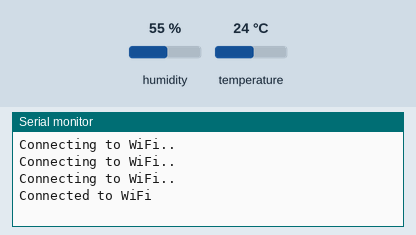
A sketch run on a simulated ESP32. Parts: the last lines printed to the serial monitor. The test bench sets the inputs (shaded band); at power-on: humidity 55 %, temperature 24 °C. WiFi joins after 1.5 s; servers stay silent unless stated.

Above: at 3.0 s.
3.1 s: humidity set to 22 %
At 4.5 s:
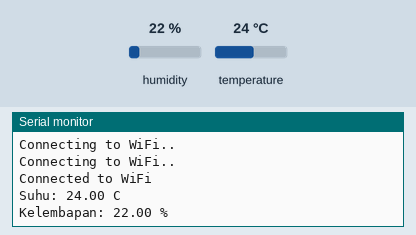
5.3 s: temperature set to 12 °C
At 6.3 s:
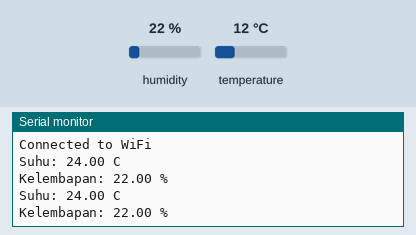
6.8 s: humidity set to 40 %
At 8.7 s:
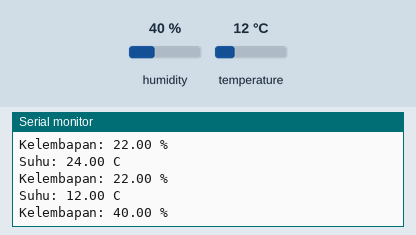

The sketch:

JOB1_3.ino
```cpp
#include <WiFi.h>
#include <WifiClient.h>
#define BLYNK_TEMPLATE_ID "TMPL6loBsuyT2"
#define BLYNK_TEMPLATE_NAME "aoe8w"

#include <BlynkSimpleEsp32.h>
#include <DHT.h>

char ssid[] = "p";
char pass[] = "pake nanya";
char auth[] = "cLrYmvTYv5E3xJHDX1eI1Vte6n8aTht5";

#define DHTPIN 14
#define DHTTYPE DHT11

DHT dht(DHTPIN, DHTTYPE);

BlynkTimer timer;

void sendSensor(){
  float h = dht.readHumidity();
  float t = dht.readTemperature();

  Serial.print("Suhu: ");
  Serial.print(t);
  Serial.println(" C");
  Serial.print("Kelembapan: ");
  Serial.print(h);
  Serial.println(" %");

  Blynk.virtualWrite(V3, t);
  Blynk.virtualWrite(V4, h);
}

void setup() {
  // put your setup code here, to run once:
  Serial.begin(9600);

  WiFi.begin(ssid, pass);
  while (WiFi.status() != WL_CONNECTED){
    delay(500);
    Serial.println("Connecting to WiFi..");
  }
  Serial.println("Connected to WiFi");

  Blynk.begin(auth, ssid, pass);
  dht.begin();
  timer.setInterval(2000L, sendSensor);
}

void loop() {
  // put your main code here, to run repeatedly:
  Blynk.run();
  timer.run();

}
```

Measured:
- after the input at 3.1 s, the serial monitor: prints a new line after 0.73 s (image 1)
- after the input at 6.8 s, the serial monitor: prints a new line after 1.0 s (image 3)
